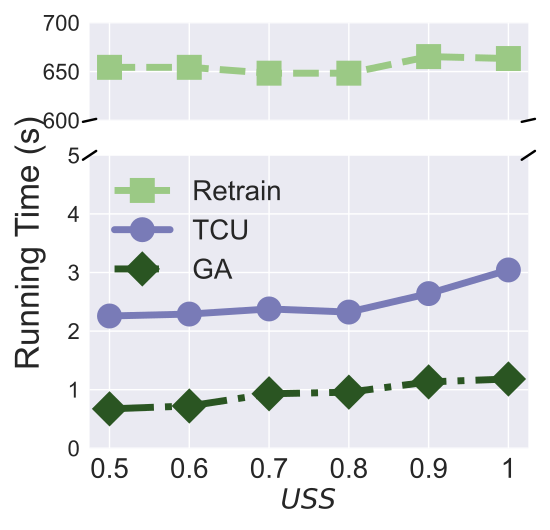

Source code (Python):


import numpy as np
import matplotlib.pyplot as plt
from brokenaxes import brokenaxes

epsilon = 3
beta = 1 / epsilon


x=[1, 2, 3, 4, 5, 6]
# validation_for_plt =[97,95.8600, 94.9400, 93.5400, 93.2400]
# attack_for_plt=[0, 0.3524, 0, 0.1762, 0.1762]
# basic_for_plt=[99.8, 99.8, 99.8, 99.8, 99.8]

labels = ['0.5', '0.6', '0.7', '0.8', '0.9', '1']
# unl_org = [97.77, 97.55, 97.35, 97.29, 97.21, 97.21]

# unl_hess_r = [96.6, 96.66, 96.04, 95.94, 95.85, 97.21]
# data construction time
OUL = [0.657479+1.60, 0.640489+1.65, 0.697980165+1.68, 0.72441936+1.60, 0.7297673810+1.91, 0.96332+2.08]

org_acc = [654.3272, 654.3272, 648.3272, 648.3272, 665.3272, 663.3272]

vbu_acc = [0.672800, 0.72140, 0.92958, 0.957286, 1.1322344, 1.1822344]
# unl_ss_wo = [94.32, 94.53, 94.78, 93.38, 94.04, 97.21]


for i in range(len(OUL)):
    OUL[i]=OUL[i]*1
    org_acc[i]=org_acc[i]
    vbu_acc[i]=vbu_acc[i]*1

plt.style.use('seaborn')
#plt.figure(figsize=(5.5, 5.3))
fig, (ax1, ax2) = plt.subplots(2, 1, sharex=True, figsize=(5.5, 5.3), gridspec_kw={'height_ratios': [1, 3]})

# Create a broken axis instance
#bax = brokenaxes(ylims=((0, 2), (650, 670)), hspace=.15)


l_w=5
m_s=15
marker_s=3
markevery=1
#plt.figure(figsize=(8, 5.3))
#plt.plot(x, unl_fr, color='blue', marker='^', label='Retrain',linewidth=l_w, markersize=m_s)
#plt.plot(x, unl_ss_w, color='g',  marker='*',  label='PriMU$_{w}$',linewidth=l_w, markersize=m_s)


# Upper plot (y-axis range: 200-300)
ax1.plot(x, org_acc, linestyle='--', color='#9BC985',  marker='s', fillstyle='full', markevery=markevery, label='Retrain',linewidth=l_w, markersize=m_s, markeredgewidth=marker_s)

ax1.plot(x, OUL, linestyle='-', color='#797BB7', marker='o', fillstyle='full', markevery=markevery, label='TCU', linewidth=l_w, markersize=m_s, markeredgewidth=marker_s)

ax1.plot(x, vbu_acc, linestyle='-.', color='#2A5522',  marker='D', fillstyle='full', markevery=markevery, label='GA',linewidth=l_w, markersize=m_s, markeredgewidth=marker_s)

ax1.set_ylim(600, 700)
ax1.tick_params(axis='y', labelsize=16)
ax1.spines['bottom'].set_visible(False)
ax1.tick_params(axis='x', which='both', bottom=False, top=False, labelbottom=False)




# Lower plot (y-axis range: 0-50)
ax2.plot(x, org_acc, linestyle='--', color='#9BC985',  marker='s', fillstyle='full', markevery=markevery, label='Retrain',linewidth=l_w, markersize=m_s, markeredgewidth=marker_s)

ax2.plot(x, OUL, linestyle='-', color='#797BB7', marker='o', fillstyle='full', markevery=markevery, label='TCU', linewidth=l_w, markersize=m_s, markeredgewidth=marker_s)

ax2.plot(x, vbu_acc, linestyle='-.', color='#2A5522',  marker='D', fillstyle='full', markevery=markevery, label='GA',linewidth=l_w, markersize=m_s, markeredgewidth=marker_s)

ax2.set_ylim(0, 5)
ax2.tick_params(axis='y', labelsize=16)
ax2.spines['top'].set_visible(False)

# Add diagonal lines to indicate a break in the y-axis
d = .015  # size of diagonal lines
kwargs = dict(transform=ax1.transAxes, color='k', clip_on=False)
ax1.plot((-d, +d), (-d, +d), **kwargs)        # top-left diagonal
ax1.plot((1 - d, 1 + d), (-d, +d), **kwargs)  # top-right diagonal

kwargs.update(transform=ax2.transAxes)  # switch to the bottom axes
ax2.plot((-d, +d), (1 - d, 1 + d), **kwargs)  # bottom-left diagonal
ax2.plot((1 - d, 1 + d), (1 - d, 1 + d), **kwargs)  # bottom-right diagonal

# Labels
ax2.set_xlabel('$\it USS$' ,fontsize=20)
ax2.set_ylabel('Running Time (s)', fontsize=24)
# ax2.yaxis.set_label_position('right')
ax2.yaxis.set_label_coords(-0.1, 0.7)
ax2.set_xticks(x, labels, fontsize=20)
ax2.legend(loc='best',fontsize=20)
# plt.grid()
#leg = bax.legend(fancybox=True, shadow=True)
# plt.xlabel('Malicious Client Ratio (%)' ,fontsize=16)
#bax.set_ylabel('Running Time (s)', fontsize=24)


#my_y_ticks = np.arange(0., 300.94, 50.)
#plt.yticks(my_y_ticks,fontsize=20)
#bax.set_xlabel('$\\it USR$ (%)' ,fontsize=20)


# plt.title('CIFAR10 IID')

#plt.annotate(r"1e-1", xy=(0.1, 1.01), xycoords='axes fraction', xytext=(-10, 10), textcoords='offset points', ha='right', va='center', fontsize=15)


# plt.title('(c) Utility Preservation', fontsize=24)
#bax.legend(loc='best',fontsize=20)
plt.tight_layout()
#plt.title("MNIST")
plt.rcParams['figure.figsize'] = (2.0, 1)
plt.rcParams['image.interpolation'] = 'nearest'
plt.rcParams['figure.subplot.left'] = 0.11
plt.rcParams['figure.subplot.bottom'] = 0.08
plt.rcParams['figure.subplot.right'] = 0.977
plt.rcParams['figure.subplot.top'] = 0.969
plt.savefig('MNIST_running_time_uss.pdf', format='pdf', dpi=200)
plt.show()
